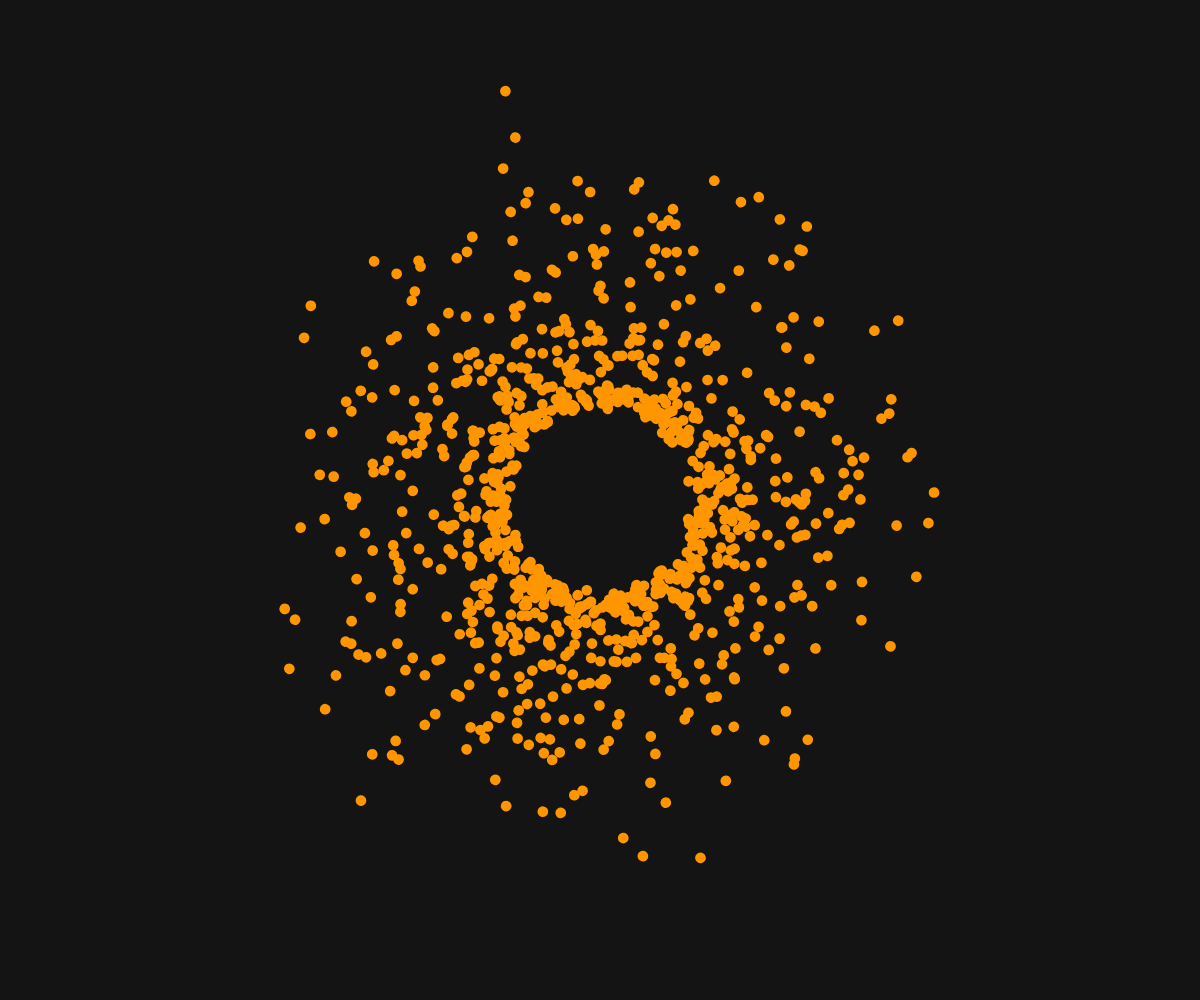
Frame 1 (no input)
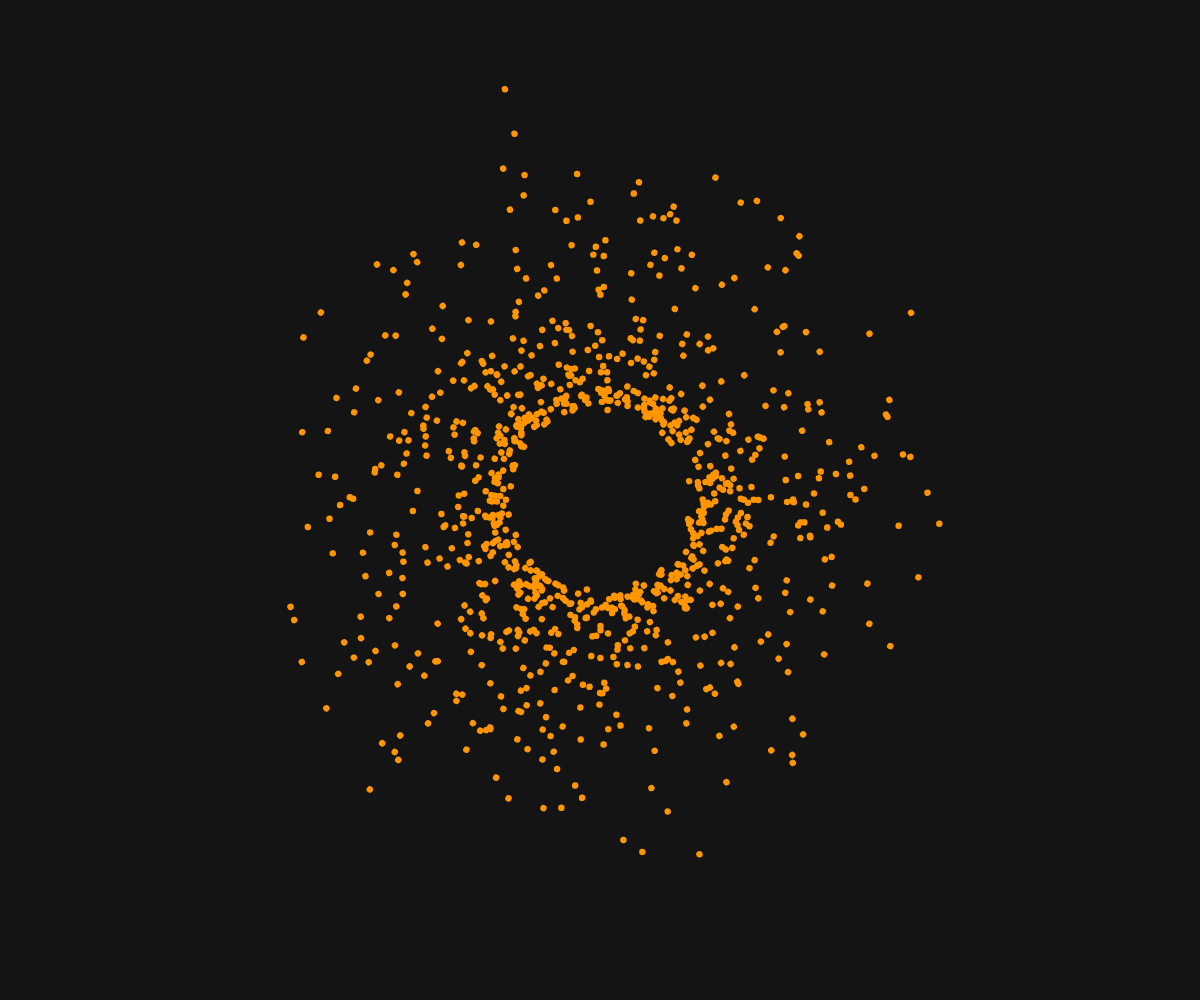
Frame 60 (no input)
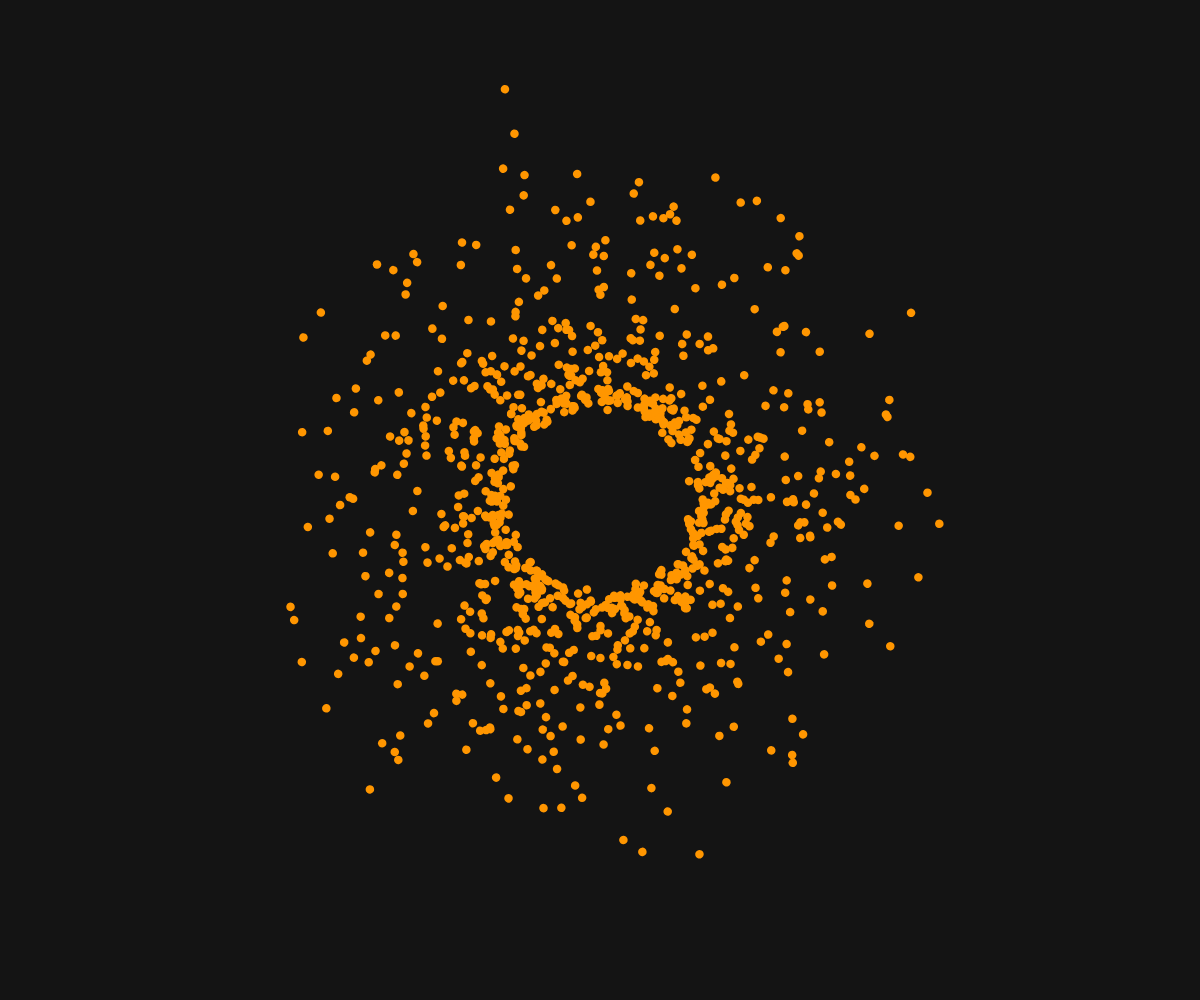
Frame 120 (the mouse pressed at the canvas centre since frame 60)

The p5.js sketch that drew these frames (run headless with seeded random() and noise() and a simulated clock; from frame 60 on, the mouse is pressed at the canvas centre):

// p5.js sketch
// ── sketch.js
/**
* Code based on sketch by Jerome Herr
* with small modifications for readability
* http://pastebin.com/abDpCgGt
*/

var num = 1000;
var frames = 60;
var theta = 0;
var xoffset = 0, yoffset = 0;

function setup() {
  createCanvas(windowWidth, windowHeight);
}

function draw() {
  randomSeed(1);
  background(20);
  noStroke();
  translate(width/2, height/2);
  //from 0->10000, loop
  for (var i=0; i<num; i++) {
    //all draw transforms are isolated inside push and pop()
    push();
    
    //rotationAngle is a random radian from 0 to TWO_PI
    var rotationAngle = random(TWO_PI);
    //rotate our drawing by rotationAngle
    rotate(rotationAngle);
    
    var s = 100;
    var xPosMax =  random(s, height*0.35);
    if (random(1)>0.9) xPosMax = random(s,height*.45);
    
    var xPosMin = s + random(-10,10);
    
    //we map the output of our sine function to xPosMin, xPosMax
    //the output of sin() ranges between -1.0 and 1.0.
    var x = map(sin(theta+random(TWO_PI)), -1, 1, xPosMin, xPosMax);
    
    //the size of our ellipse is equal to the output of this function
    var szNoise = noise(xoffset, yoffset) *16.0;
    
    fill(255,150,0);
    ellipse(x, 0, szNoise, szNoise);
    pop();
  }
  
  //increment our theta by ~0.1 
  theta += TWO_PI/frames;

  xoffset+=0.01;//increment our xoffset by 0.01
  yoffset+=0.02;//increment our yoffset by 0.02
}
